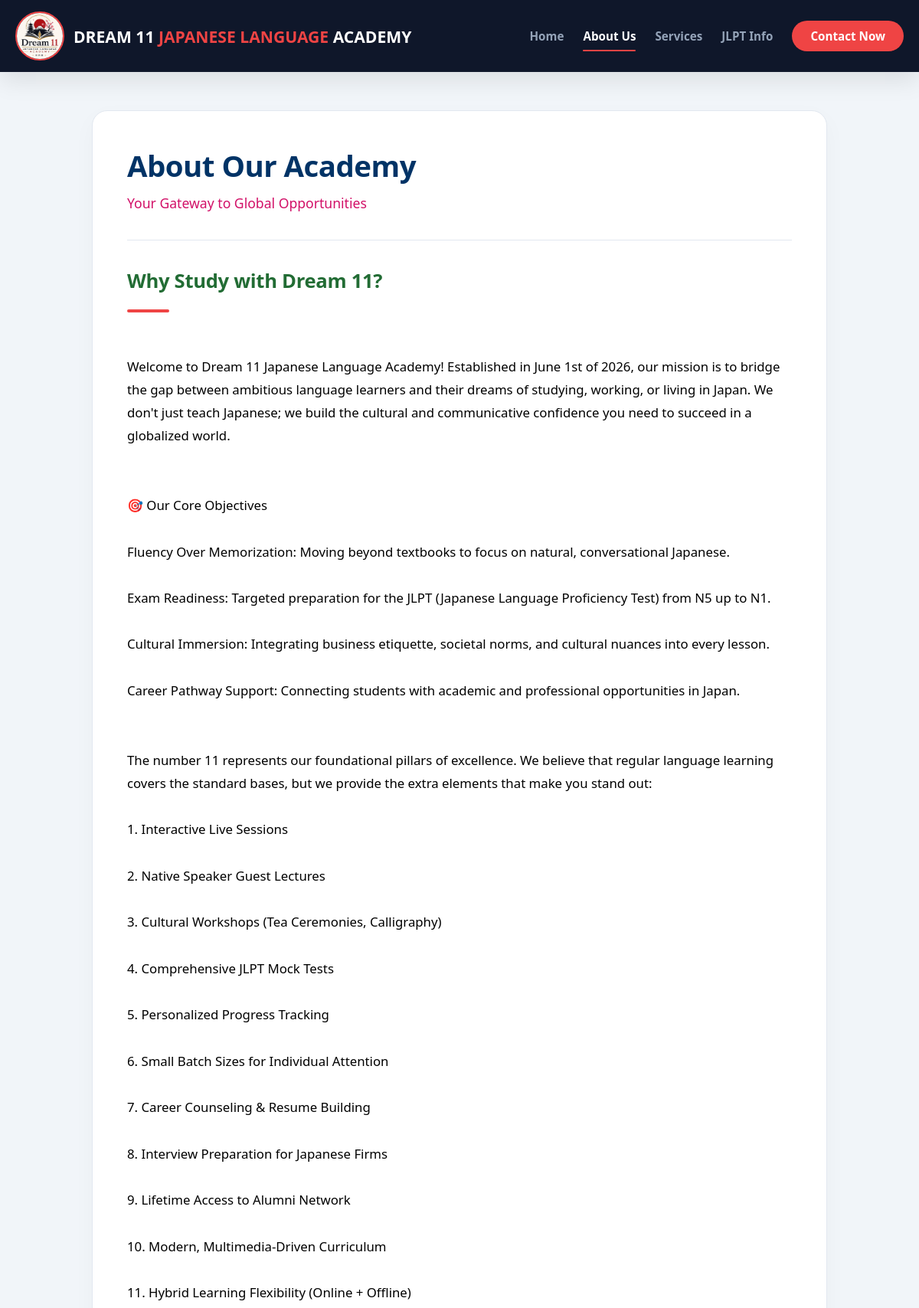
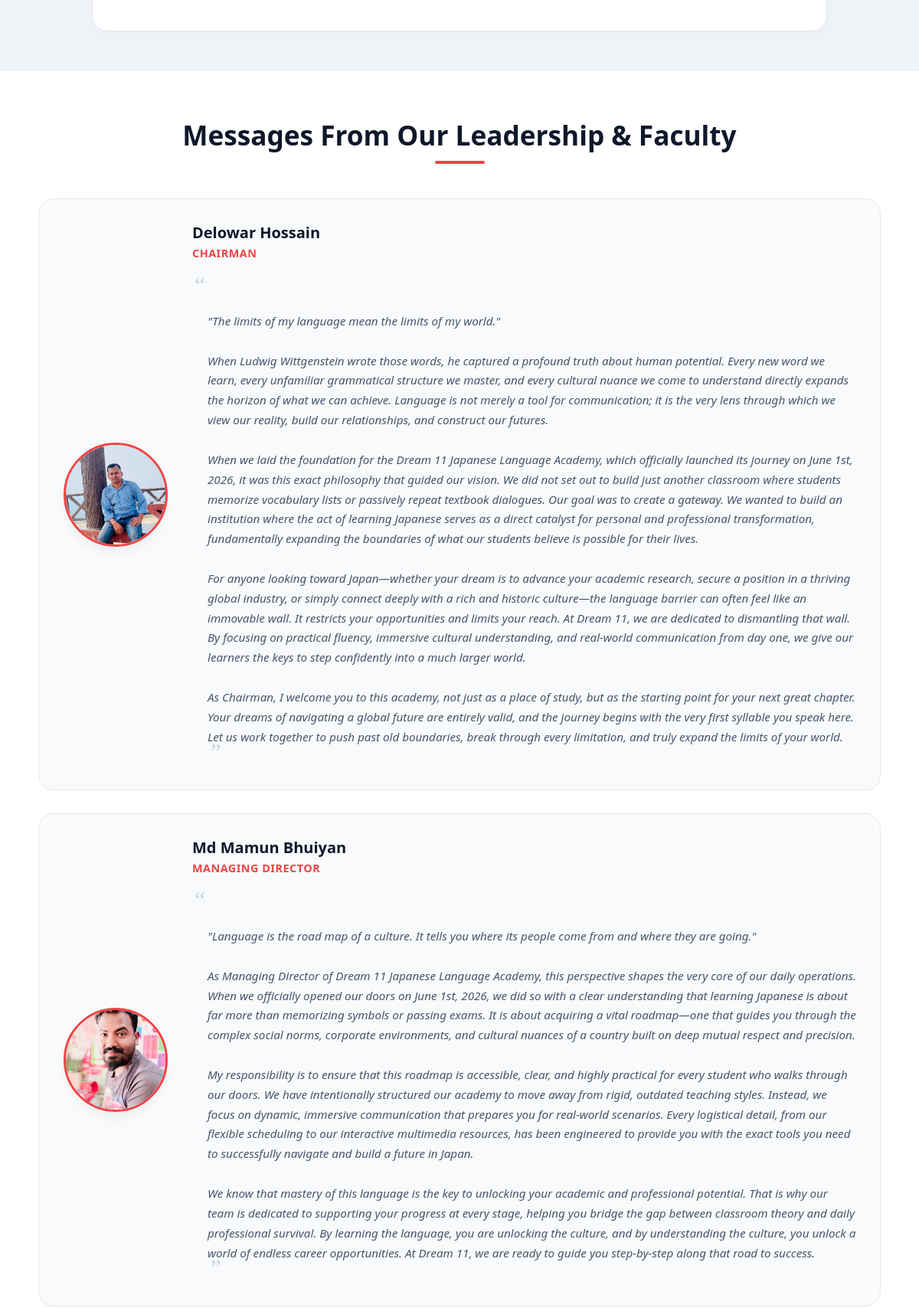
The page /about/ (upper part) on the database its author committed (2 pictures, top to bottom).
### courses/models.py (models this page shows, shortened)
class AboutPage(models.Model):
    title = models.CharField(max_length=200, default="About Our Academy")
    subtitle = models.CharField(max_length=300, default="Empowering language learners to unlock professional opportunities.")
    why_study_title = models.CharField(max_length=200, default="Why Study with Dream 11?")
    why_study_text = models.TextField()
    class Meta:
        verbose_name = "About Page Content"
        verbose_name_plural = "About Page Content"

class TeamMember(models.Model):
    ROLES = [
        ('1_CHAIRMAN', 'Chairman'),
        ('2_DIRECTOR', 'Director'),
        ('3_TEACHER', 'Teacher'),
        ('4_STAFF', 'Office Staff'),
    ]
    name = models.CharField(max_length=150, help_text="e.g., Md. Arif Rahman")
    designation = models.CharField(max_length=150, help_text="e.g., Chief Executive / Senior Instructor")
    role_group = models.CharField(max_length=20, choices=ROLES, default='3_TEACHER', help_text="Determines hierarchical listing order.")
    message = models.TextField(help_text="The personal voice or statement from this member.")
    photo = models.ImageField(upload_to='team/', blank=True, null=True, help_text="Upload a professional profile portrait photograph.")
    order = models.IntegerField(default=0, help_text="Custom sorting index parameter (0, 1, 2...).")
    class Meta:
        ordering = ['role_group', 'order']
        verbose_name = "Academy Leader & Staff"
        verbose_name_plural = "Academy Leaders & Staff"

### courses/views.py (the view)
# urls.py: path('about/', views.about_view, name='about'),
def about_view(request):
    about_data = AboutPage.objects.first()
    team_members = TeamMember.objects.all()
    return render(request, 'courses/about.html', {
        'about': about_data,
        'team': team_members
    })

### courses/templates/courses/about.html (shortened to what this page needs)
{% load static %}
<!DOCTYPE html>
<html lang="en">
<head>
    <link rel="stylesheet" href="https://cloudflare.com">
    <link rel="stylesheet" href="{% static 'css/style.css' %}?v=9">
    <link rel="stylesheet" href="https://cdnjs.cloudflare.com/ajax/libs/font-awesome/4.7.0/css/font-awesome.min.css">
</head>
<body>
    <nav class="navbar-custom">
        <div class="navbar-container">
            <a class="brand-wrapper" href="{% url 'home' %}">
                <img src="{% static 'logo.jpg' %}" alt="Academy Logo" class="brand-logo-img">
                <span class="brand-text-desktop">DREAM 11 <span style="color: #ef4444;">JAPANESE LANGUAGE </span>ACADEMY</span>
            </a>
            <ul class="nav-menu-list" id="dropdownNavMenu">
                <li class="nav-menu-item {% if request.resolver_match.url_name == 'home' %}nav-active{% endif %}">
                    <a href="{% url 'home' %}">Home</a>
                </li>
                <li class="nav-menu-item {% if request.resolver_match.url_name == 'about' %}nav-active{% endif %}">
                    <a href="{% url 'about' %}">About Us</a>
                </li>
                <li class="nav-menu-item {% if request.resolver_match.url_name == 'services' %}nav-active{% endif %}">
                    <a href="{% url 'services' %}">Services</a>
                </li>
                <li class="nav-menu-item {% if request.resolver_match.url_name == 'jlpt_info' %}nav-active{% endif %}">
                    <a href="{% url 'jlpt_info' %}">JLPT Info</a>
                </li>
                <li class="nav-menu-item"><a class="btn-nav-action" href="{% url 'contact' %}">Contact Now</a></li>
            </ul>
        </div>
    </nav>
    <main class="about-main-wrapper">
        <div class="about-expanded-card">
            <h1 style="font-weight: 800; color: #003366; margin: 0 0 10px 0; font-size: clamp(1.8rem, 4vw, 2.4rem); letter-spacing: -0.5px;">
                {{ about.title|default:"About Our Academy" }}
            </h1>
            <p style="color: #d21168; font-size: 1.1rem; margin: 0 0 35px 0; line-height: 1.5; font-weight: 500;">
                {{ about.subtitle|default:"Empowering language learners to unlock professional opportunities." }}
            </p>
            <div style="height: 1px; background-color: #e2e8f0; margin-bottom: 35px; width: 100%;"></div>
            <h4 >{{ about.why_study_title|default:"Why Study with Dream 11?" }}</h4>
            <div class="about-card-divider"></div>
            <p class="about-body-text">
                {{ about.why_study_text|default:"We leverage structured curriculum frameworks mapped directly to global JLPT examinations." }}
            </p>
        </div>
    </main>
    <div class="voice-board-wrapper">
        <div class="voice-board-container">
            <div class="voice-board-header">
                <h2>Messages From Our Leadership & Faculty</h2>
                <div class="voice-board-underline"></div>
            </div>
            <div class="team-cards-stack">
                {% for member in team %}
                <div class="team-leader-card">
                    <div class="team-avatar-frame">
                        {% if member.photo %}
                            <img src="{{ member.photo.url }}" alt="{{ member.name }}" class="team-avatar-img">
                        {% else %}
                            <div class="team-avatar-placeholder">👤</div>
                        {% endif %}
                    </div>
                    <div class="team-text-column">
                        <h3>{{ member.name }}</h3>
                        <div class="team-member-designation">{{ member.designation }}</div>
                        <p class="team-statement-quote">
                            <span class="team-quote-mark-open">“</span>
                            {{ member.message }}
                            <span class="team-quote-mark-close">”</span>
                        </p>
                    </div>
                </div>
                {% empty %}
                <div class="team-empty-state">Academy faculty message entries are currently being uploaded via the administrator desk.</div>
                {% endfor %}
            </div>
        </div>
    </div>
</body>
</html>

### static/css/style.css (style rules this page uses)
body { font-family: system-ui, -apple-system, BlinkMacSystemFont, "Segoe UI", Roboto, Helvetica, Arial, sans-serif; background-color: #f1f5f9; color: #0f172a; margin: 0; padding: 0; scroll-behavior: smooth; }
.navbar-custom { background-color: #0f172a; padding: 15px 0; box-shadow: 0 10px 30px rgba(0, 0, 0, 0.1); position: relative; z-index: 2000; }
.navbar-container { display: flex; justify-content: space-between; align-items: center; max-width: 1200px; margin: 0 auto; padding: 0 20px; box-sizing: border-box; }
.brand-wrapper { display: flex; align-items: center; text-decoration: none; font-weight: 800; color: #ffffff; }
.brand-logo-img { height: 60px; width: 60px; border-radius: 50%; border: 2px solid #ef4444; margin-right: 12px; flex-shrink: 0; }
.brand-text-desktop { font-size: 1.32rem; white-space: nowrap; display: inline; }
.nav-menu-list { display: flex; align-items: center; list-style: none; margin: 0; padding: 0; gap: 25px; }
.nav-menu-item a { text-decoration: none; font-weight: 600; font-size: 0.95rem; color: #94a3b8; transition: color 0.2s ease; }
.btn-nav-action { background-color: #ef4444; color: #ffffff !important; padding: 10px 24px; border-radius: 50px; font-weight: 700; transition: transform 0.2s ease, background-color 0.2s ease; white-space: nowrap; }
.voice-board-wrapper { background-color: #ffffff; padding: 60px 20px; border-top: 1px solid #e2e8f0; border-bottom: 1px solid #e2e8f0; margin-top: 50px; box-sizing: border-box; }
.voice-board-container { max-width: 1100px; margin: 0 auto; box-sizing: border-box; }
.voice-board-header { text-align: center; margin-bottom: 45px; }
.voice-board-header h2 { font-weight: 800; font-size: clamp(1.6rem, 4vw, 2.2rem); color: #0f172a; margin: 0 0 10px 0; }
.voice-board-underline { height: 4px; width: 65px; background-color: #ef4444; margin: 0 auto; border-radius: 2px; }
.team-cards-stack { display: flex; flex-direction: column; gap: 30px; width: 100%; }
.team-leader-card { background-color: #f8fafc; border: 1px solid #e2e8f0; border-radius: 20px; padding: 30px; display: flex; flex-wrap: wrap; gap: 30px; align-items: center; box-shadow: 0 4px 6px -1px rgba(0, 0, 0, 0.01); box-sizing: border-box; width: 100%; }
.team-avatar-frame { flex: 0 0 140px; display: flex; flex-direction: column; align-items: center; margin: 0 auto; }
.team-avatar-img { width: 130px; height: 130px; border-radius: 50%; border: 3px solid #ef4444; object-fit: cover; box-shadow: 0 10px 15px -3px rgba(0, 0, 0, 0.05); }
.team-text-column { flex: 1; min-width: 280px; box-sizing: border-box; text-align: left; }
.team-text-column h3 { font-weight: 800; color: #0f172a; margin: 0 0 4px 0; font-size: 1.25rem; }
.team-member-designation { font-weight: 700; color: #ef4444; font-size: 0.9rem; text-transform: uppercase; letter-spacing: 0.5px; margin-bottom: 15px; }
.team-statement-quote { color: #475569; font-size: 0.95rem; line-height: 1.7; margin: 0; font-style: italic; white-space: pre-line; position: relative; padding-left: 20px; }
.team-quote-mark-open { font-size: 2rem; color: #cbd5e1; font-family: serif; position: absolute; left: 0; top: -10px; }
.team-quote-mark-close { font-size: 2rem; color: #cbd5e1; font-family: serif; line-height: 0; }
.about-main-wrapper { max-width: 1000px; margin: 50px auto; padding: 0 20px; box-sizing: border-box; width: 100%; }
.about-expanded-card { background-color: #ffffff; padding: 45px; border-radius: 20px; box-shadow: 0 10px 30px rgba(15, 23, 42, 0.03); border: 1px solid #e2e8f0; width: 100%; box-sizing: border-box; }
.about-expanded-card h4 { font-weight: 800; color: #226c34; margin: 0 0 20px 0; font-size: 1.6rem; letter-spacing: -0.3px; }
.about-card-divider { height: 4px; width: 55px; background-color: #ef4444; border-radius: 2px; margin-bottom: 25px; }
.about-body-text { color: #000000; line-height: 1.8; font-size: 1.05rem; margin: 0; white-space: pre-line; }
.nav-menu-item { position: relative; padding: 5px 0; }
.nav-menu-item a { text-decoration: none; font-weight: 600; font-size: 0.95rem; color: #94a3b8; transition: color 0.25s ease; }
.nav-menu-item.nav-active a { color: #ffffff !important; font-weight: 700 !important; }
.nav-menu-item.nav-active::after { content: ''; position: absolute; bottom: -4px; left: 0; width: 100%; height: 2px; background-color: #ef4444; border-radius: 2px; }

### rows shown on the page
AboutPage: title "About Our Academy", subtitle "Your Gateway to Global Opportunities", why_study_title "Why Study with Dream 11?", why_study_text "Welcome to Dream 11 Japanese Language Academy! Established in June 1st of 2026, our mission is to bridge the gap between ambitious language learners and their dreams of studying, working, or living in Japan. We don't just teach Japanese; we build the cultural and communicative confidence you need to succeed in a globalized world. 🎯 Our Core Objectives Fluency Over Memorization: Moving beyond textbooks to focus on natural, conversational Japanese. Exam Readiness: Targeted preparation for the JLPT (Japanese Language Proficiency Test) from N5 up to N1. Cultural Immersion: Integrating business etiquette, societal norms, and cultural nuances into every lesson. Career Pathway Support: Connecting…"
TeamMember: photo (picture), name "Delowar Hossain", designation "CHAIRMAN", message "\"The limits of my language mean the limits of my world.\" When Ludwig Wittgenstein wrote those words, he captured a profound truth about human potential. Every new word we learn, every unfamiliar grammatical structure we master, and every cultural nuance we come to understand directly expands the horizon of what we can achieve. Language is not merely a tool for communication; it is the very lens through which we view our reality, build our relationships, and construct our futures. When we laid the foundation for the Dream 11 Japanese Language Academy, which officially launched its journey on June 1st, 2026, it was this exact philosophy that guided our vision. We did not set out to build just…"
TeamMember: photo (picture), name "Md Mamun Bhuiyan", designation "MANAGING DIRECTOR", message "\"Language is the road map of a culture. It tells you where its people come from and where they are going.\" As Managing Director of Dream 11 Japanese Language Academy, this perspective shapes the very core of our daily operations. When we officially opened our doors on June 1st, 2026, we did so with a clear understanding that learning Japanese is about far more than memorizing symbols or passing exams. It is about acquiring a vital roadmap—one that guides you through the complex social norms, corporate environments, and cultural nuances of a country built on deep mutual respect and precision. My responsibility is to ensure that this roadmap is accessible, clear, and highly practical for…"
